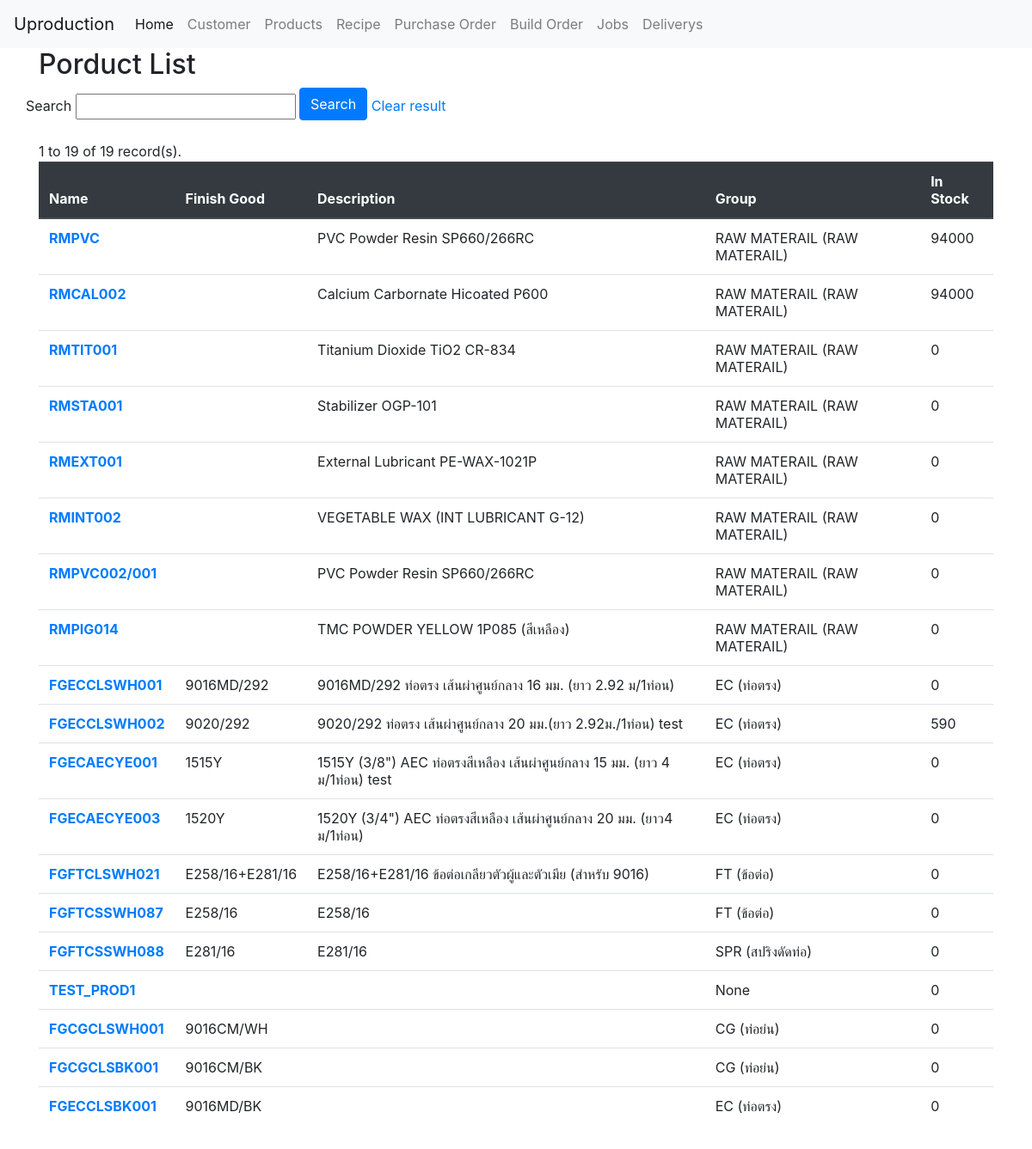
The app's page /product/list/, older data.
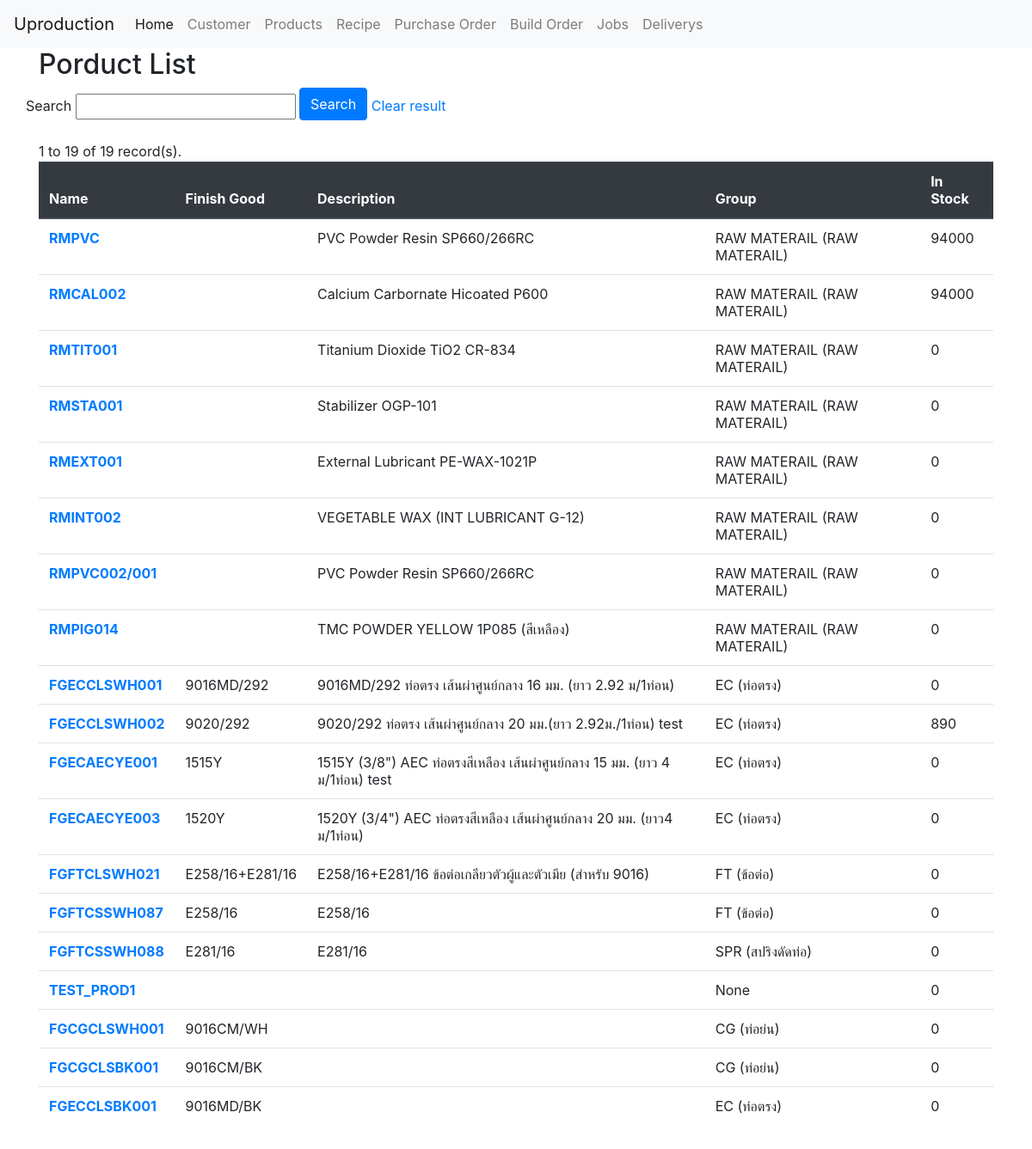
The same page, newer data.
### product/models.py (models this page shows, shortened)
class Product(models.Model):
	name 				= models.CharField(primary_key=True,max_length=50,null = False)
	fg_name				= models.CharField(verbose_name='Finish Goods Name',max_length=50,blank=True, null=True)
	slug 				= models.SlugField(unique=True,blank=True, null=True)
	description 		= models.TextField(null = True,blank = True)
	parent 				= models.ForeignKey('self', null=True,blank = True,
							on_delete=models.SET_NULL,
							related_name='products')
	group				= models.ForeignKey(ProductGroup,
							blank=True,null=True,
							on_delete = models.SET_NULL,
							related_name = 'products')
	customer			= models.ForeignKey(Customer,
							blank=True,null=True,
							on_delete = models.SET_NULL,
							related_name = 'products')
	brand				= models.ForeignKey(ProductBrand,
							blank=True,null=True,
							on_delete = models.SET_NULL,
							related_name = 'brands')
	prod_type			= models.CharField(max_length=5,choices=PRODUCT_TYPE_CHOICES,default=RAW_MATERIAL)
	prod_unit			= models.CharField(max_length=10,choices=PRODUCT_UNIT_CHOICES,default=PICE)
	color 				= models.ForeignKey(ProductColor,
							blank=True,null=True,
							on_delete=models.SET_NULL,
							related_name = 'products')
	job_prefix 			= models.CharField(verbose_name='Job Prefix',max_length=10,blank=True,null=True)
	min_order			= models.IntegerField(verbose_name='Minimum Order',default=0)
	max_pack			= models.IntegerField(verbose_name='Pack per box',default=1)
	unit_per_pack		= models.DecimalField(verbose_name='Unit per pack',default=1,max_digits=7, decimal_places=2)
	weight				= models.DecimalField(verbose_name='Unit weight',default=0,max_digits=7, decimal_places=2)#Only Finish good weight
	weight_runner		= models.DecimalField(verbose_name='Runner weight',default=0,max_digits=7, decimal_places=2)#Only Runner weight
	weight_unit 		= models.CharField(verbose_name='Weight unit',max_length=10,choices=PRODUCT_WEIGHT_UNIT,default=GRAM)
	created_date		= models.DateTimeField(auto_now_add=True)
	modified_date		= models.DateTimeField(blank=True, null=True,auto_now=True)
	active				= models.BooleanField(default=True)
	qty					= models.IntegerField(verbose_name='On Warehouse',default=0)
	last_warehouse_date	= models.DateTimeField(blank=True, null=True)
	def get_absolute_url(self):
		return reverse('product:detail', kwargs={'slug': self.slug})

class ProductGroup(models.Model):
	name 			= models.CharField(primary_key=True,max_length=50,null = False)
	slug 			= models.SlugField(unique=True,blank=True, null=True)
	description 	= models.TextField(null = True,blank = True)
	created_date	= models.DateTimeField(auto_now_add=True)
	modified_date	= models.DateTimeField(blank=True, null=True,auto_now=True)
	active			= models.BooleanField(default=True)
	def __str__(self):
		return ('%s (%s)' % (self.name,self.description))

### product/views.py (the view, shortened to what this page needs)
# urls.py: path('list/', ProductListView.as_view(), name='list'),
class ProductListView(ListView):
	model = Product
	paginate_by = 100
	def get_queryset(self):
		query = self.request.GET.get('q')
		return Product.objects.all()

### templates/product/product_list.html (shortened to what this page needs)
{% extends '../base.html' %}
{% block content %}
    <h2>Porduct List</h2>
     <form class="form-inline" method='GET' action='.'>
        <div class="form-group row">
            <div>
              Search
              <input type="text" id="search"  name="q" value='{{ request.GET.q}}'>
              <button type="submit" class="btn btn-primary mb-2">Search</button>
              <a href="{% url 'product:list'  %}">Clear result</a>
            </div>
        </div>
    </form>
   {{ page_obj.start_index }} to {{ page_obj.end_index }} of {{ page_obj.paginator.count }} record(s).
   <br>
   <table class="table">
      <thead class="thead-dark">
        <tr>
          <th scope="col">Name</th>
          <th scope="col">Finish Good</th>
          <th scope="col">Description</th>
          <th scope="col">Group</th>
          <th scope="col">In Stock</th>
        </tr>
      </thead>
      <tbody>
    {% for object in object_list %}
        <tr>
          <th scope="row"><a href="{{ object.get_absolute_url }}">
              {{object.name}}
            </a>
          </th>
          <td>{{object.fg_name|default:""}}</td>
          <td>{{object.description}}</td>
          <td>{{object.group}}</td>
          <td>{{object.qty}}</td>
        </tr>
    {% endfor %}
    </tbody>
  </table>
    <br>
{% endblock %}

Row changes from the older to the newer data that the page shows:
changed Product "FGECCLSWH002": qty "590" → "890"
